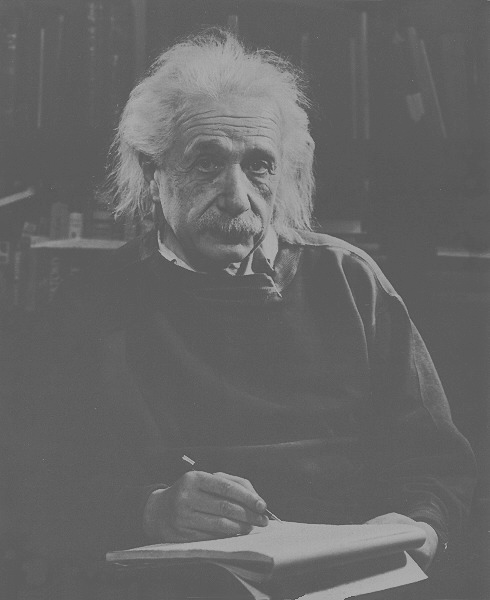
#> input picture COMS/Honours/Digital Image Processing/Test 2019/test_images/einstein.tif, 490 x 600 px; its folder holds 4 pictures in this run
$ python Q_einstein.py   (older library calls are emulated)
#> lines starting #> are read from the running program, lines starting #| are printed output that depends on the picture
import numpy as np
import matplotlib.pyplot as plt
import scipy.misc
from skimage.color import rgb2gray
from skimage import morphology
from skimage import measure
import copy
import math
import scipy.fftpack as sp

filepath = "test_images/"

def readImage(name):
#> called with name = 'einstein.tif'
    return plt.imread(filepath+name)
#> returned value is the input picture: shape (600, 490); min 74, max 178, mean 102.4

def displayImage(image,m=1):
    plt.gray()
    plt.imshow(image,vmin=0,vmax=m)
    plt.axis("off")
    plt.show()

def getImageMax(image):
    type = image.dtype
    if np.issubdtype(type,np.integer):
        return np.iinfo(type).max
    else:
        return 1

def saveImage(image,name):
    plt.imsave(name,image,vmin=0,vmax=getImageMax(image))

def plotHist(histogram):
    x = np.arange(len(histogram))
    plt.bar(x,histogram)
    plt.show()

def contrastStretch(image,pl,ph,m=255):
    newImage = np.zeros(image.shape).astype(image.dtype)
    for (x,y),value in np.ndenumerate(image):
        newImage[x,y] = piecewise(value,pl,ph,m)
        #break
    return newImage

def piecewise(value,pl,ph,m):
    if value<=pl:
        return 0
    elif value>pl and value<ph:
        return m*(value-pl)/(ph-pl)
    else:
        return m

#Only for ints
def getHistogram(image):
    m = getImageMax(image)
#> m = 255
    histogram = np.zeros(m+1)
#> histogram = 256 values from 0 to 0
    for (x,y),value in np.ndenumerate(image):
        histogram[value]+=1
#> this loop made 294000 passes
#> value on passes 1 to 3: 98, 103, 103
#> after the loop, histogram = 256 values, max 42848 at index 95, min 0 at index 0, mean 1148.4
    return histogram

def getProbs(histogram):
    n = np.sum(histogram)
    probs = []
    for i in range(len(histogram)):
        probs.append(histogram[i]/n)
    return probs

def getCumulative(probs):
    return np.cumsum(probs)

def histogramEqualization(image):
    m = getImageMax(image)
    h = getHistogram(image)
    p = getProbs(h)
    c = getCumulative(p)
    newImage = np.zeros(image.shape).astype(image.dtype)
    for (x,y),value in np.ndenumerate(image):
        newImage[x,y] = m*c[value]
    return newImage

einstein = readImage("einstein.tif")
displayImage(einstein,255)
original_hist = getHistogram(einstein)
#> original_hist has the same summary as histogram in getHistogram
plotHist(original_hist)
#> in plotHist, `x = np.arange(len(histogram))`: x = 256 values from 0 to 255
#> in plotHist, `plt.show()`:
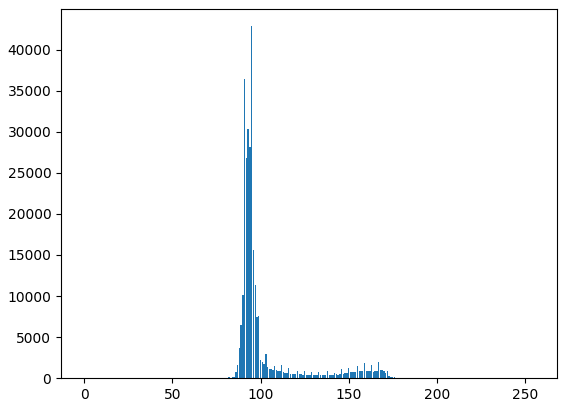
#> figure drawn by matplotlib, 1 panel; tallest bar 42848 high, from x = 94.6 to 95.4

#> (the run stopped early here; a loop or call above may not have finished)
